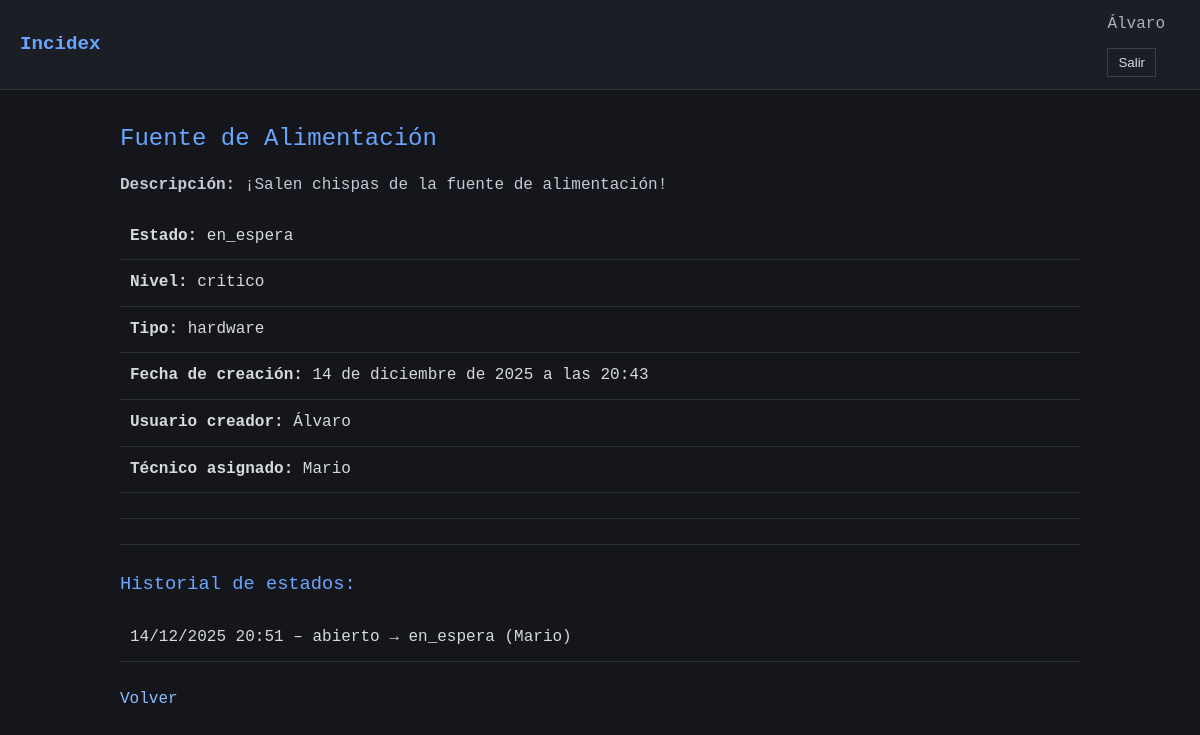
Page /incidencias/8/ (signed in) on the committed database.
### incidencias/models.py (models this page shows, shortened)
class Incidencia(models.Model):
    CRITICIDAD_CHOICES = [
        ('bajo', 'Bajo'),
        ('medio', 'Medio'),
        ('alto', 'Alto'),
        ('critico', 'Crítico'),
    ]
    TIPO_INCIDENCIA_CHOICES = [
        ('hardware', 'Hardware'),
        ('software', 'Software'),
    ]
    ESTADO_CHOICES = [
        ('nuevo', 'Nuevo'),
        ('abierto', 'Abierto'),
        ('pendiente', 'Pendiente'),
        ('en_espera', 'En Espera'),
        ('resuelto', 'Resuelto'),
        ('cerrado', 'Cerrado'),
    ]
    titulo = models.CharField(max_length=100)
    descripcion = models.TextField()
    criticidad = models.CharField(max_length=10, choices=CRITICIDAD_CHOICES)
    tipo_incidencia = models.CharField(max_length=10, choices=TIPO_INCIDENCIA_CHOICES)
    estado = models.CharField(max_length=10, choices=ESTADO_CHOICES, default='nuevo')
    fecha_creacion = models.DateTimeField(auto_now_add=True)
    usuario_creador = models.ForeignKey(User, on_delete=models.CASCADE, related_name='incidencias')
    tecnico_asignado = models.ForeignKey(Tecnico, on_delete=models.SET_NULL, null=True, blank=True, related_name='incidencias')

class Tecnico(models.Model):
    ESPECIALIDAD_CHOICES = [
        ('hardware', 'Hardware'),
        ('software', 'Software'),
    ]
    usuario = models.OneToOneField(User, on_delete=models.CASCADE, related_name='tecnico')
    especialidad = models.CharField(max_length=20, choices=ESPECIALIDAD_CHOICES)

class HistorialEstadoIncidencia(models.Model):
    incidencia = models.ForeignKey(Incidencia, on_delete=models.CASCADE, related_name='historial_estados')
    estado_anterior = models.CharField(max_length=20)
    estado_nuevo = models.CharField(max_length=20)
    cambiado_por = models.ForeignKey(User, on_delete=models.SET_NULL, null=True, blank=True)
    fecha_cambio = models.DateTimeField(auto_now_add=True)

### incidencias/views.py (the view)
# urls.py: path('incidencias/<int:incidencia_id>/', views.detalle_incidencia, name='detalle_incidencia'),
@login_required
def detalle_incidencia(request, incidencia_id):
    user = request.user
    incidencia = get_object_or_404(Incidencia, id=incidencia_id)
    es_admin = user.is_superuser
    es_usuario_creador = incidencia.usuario_creador == user
    es_tecnico = user.groups.filter(name='Técnicos').exists()
    es_tecnico_asignado = False
    puede_autoasignar = False
    if es_tecnico and hasattr(user, 'tecnico'):
        tecnico = user.tecnico
        es_tecnico_asignado = incidencia.tecnico_asignado == tecnico
        puede_autoasignar = (incidencia.tecnico_asignado is None and incidencia.tipo_incidencia == tecnico.especialidad)
    if not (es_admin or es_usuario_creador or es_tecnico_asignado):
        return redirect('home')
    historial = incidencia.historial_estados.order_by('-fecha_cambio')
    context = {'incidencia': incidencia, 'historial': historial, 'es_tecnico': es_tecnico, 'es_tecnico_asignado': es_tecnico_asignado, 'puede_autoasignar': puede_autoasignar}
    return render(request, 'incidencias/detalle_incidencia.html', context)

### templates/incidencias/detalle_incidencia.html (shortened to what this page needs)
{% extends "base.html" %}
{% block content %}
    <h2>{{ incidencia.titulo }}</h2>
    <p><strong>Descripción:</strong> {{ incidencia.descripcion }}</p>
    <ul>
        <li><strong>Estado:</strong> {{ incidencia.estado }}</li>
        <li><strong>Nivel:</strong> {{ incidencia.criticidad }}</li>
        <li><strong>Tipo:</strong> {{ incidencia.tipo_incidencia }}</li>
        <li><strong>Fecha de creación:</strong> {{ incidencia.fecha_creacion }}</li>
        <li><strong>Usuario creador:</strong> {{ incidencia.usuario_creador.username }}</li>
        <li>
            <strong>Técnico asignado:</strong>
            {% if incidencia.tecnico_asignado %}
                {{ incidencia.tecnico_asignado.usuario.username }}
            {% else %}
                Sin asignar
            {% endif %}
        </li>
    </ul>
    <hr>
    <hr>
    <h3>Historial de estados:</h3>
    {% if historial %}
        <ul>
        {% for cambio in historial %}
            <li>
                {{ cambio.fecha_cambio|date:"d/m/Y H:i" }} –
                {{ cambio.estado_anterior }} → {{ cambio.estado_nuevo }}
                {% if cambio.cambiado_por %}
                    ({{ cambio.cambiado_por.username }})
                {% endif %}
            </li>
        {% endfor %}
        </ul>
    {% else %}
        <p>No hay cambios de estado registrados.</p>
    {% endif %}
    <a href="{% url 'home' %}">Volver</a>
{% endblock %}

### templates/base.html (shortened to what this page needs)
{% load static %}
<!DOCTYPE html>
<html lang="es">
<head>
    <link rel="stylesheet" href="{% static 'css/styles.css' %}">
</head>
<body>
    <header class="topbar">
        <div class="topbar-left">
            <span class="logo">Incidex</span>
        </div>
        <div class="topbar-right">
            {% if user.is_authenticated %}
                <span class="user-info">{{ user.username }}</span>
                <form method="post" action="{% url 'logout' %}" class="logout-form">
                    <button type="submit">Salir</button>
                </form>
            {% endif %}
        </div>
    </header>
    <main class="container">
        {% block content %}
        {% endblock %}
    </main>
</body>
</html>

### static/css/styles.css (style rules this page uses)
* { box-sizing: border-box; margin: 0; padding: 0; }
body { font-family: Consolas, Monaco, "Courier New", monospace; background-color: #14161b; color: #d6d9df; line-height: 1.6; }
.topbar { display: flex; justify-content: space-between; align-items: center; background-color: #1b1e25; padding: 12px 20px; border-bottom: 1px solid #2b2f3a; }
.logo { font-size: 1.2rem; font-weight: bold; color: #6aa6ff; }
.user-info { margin-right: 15px; color: #aab2c0; }
.logout-form button { background-color: #1b1e25; border: 1px solid #3a3f4b; color: #d6d9df; padding: 6px 10px; cursor: pointer; }
.container { max-width: 1000px; margin: 30px auto; padding: 0 20px; }
h2, h3 { margin-bottom: 15px; color: #6aa6ff; font-weight: normal; }
ul { list-style: none; margin-bottom: 25px; }
li { padding: 10px; border-bottom: 1px solid #2b2f3a; }
a { color: #8bbcff; text-decoration: none; }
form { margin-top: 10px; }
select, button { background-color: #1b1e25; color: #d6d9df; border: 1px solid #3a3f4b; padding: 6px 8px; margin-right: 5px; }
hr { border: none; border-top: 1px solid #2b2f3a; margin: 25px 0; }
p { margin-bottom: 15px; color: #c4c9d4; }

### rows in the picture
Incidencia: titulo "Fuente de Alimentación", descripcion "¡Salen chispas de la fuente de alimentación!", estado "en_espera", criticidad "critico", tipo_incidencia "hardware", fecha_creacion "14 de diciembre de 2025 a las 20:43", usuario_creador.username "Álvaro", tecnico_asignado.usuario.username "Mario"
HistorialEstadoIncidencia: fecha_cambio "14/12/2025 20:51", estado_anterior "abierto", estado_nuevo "en_espera", cambiado_por.username "Mario"

### other values in the picture
{{ user.username }} "Álvaro"
